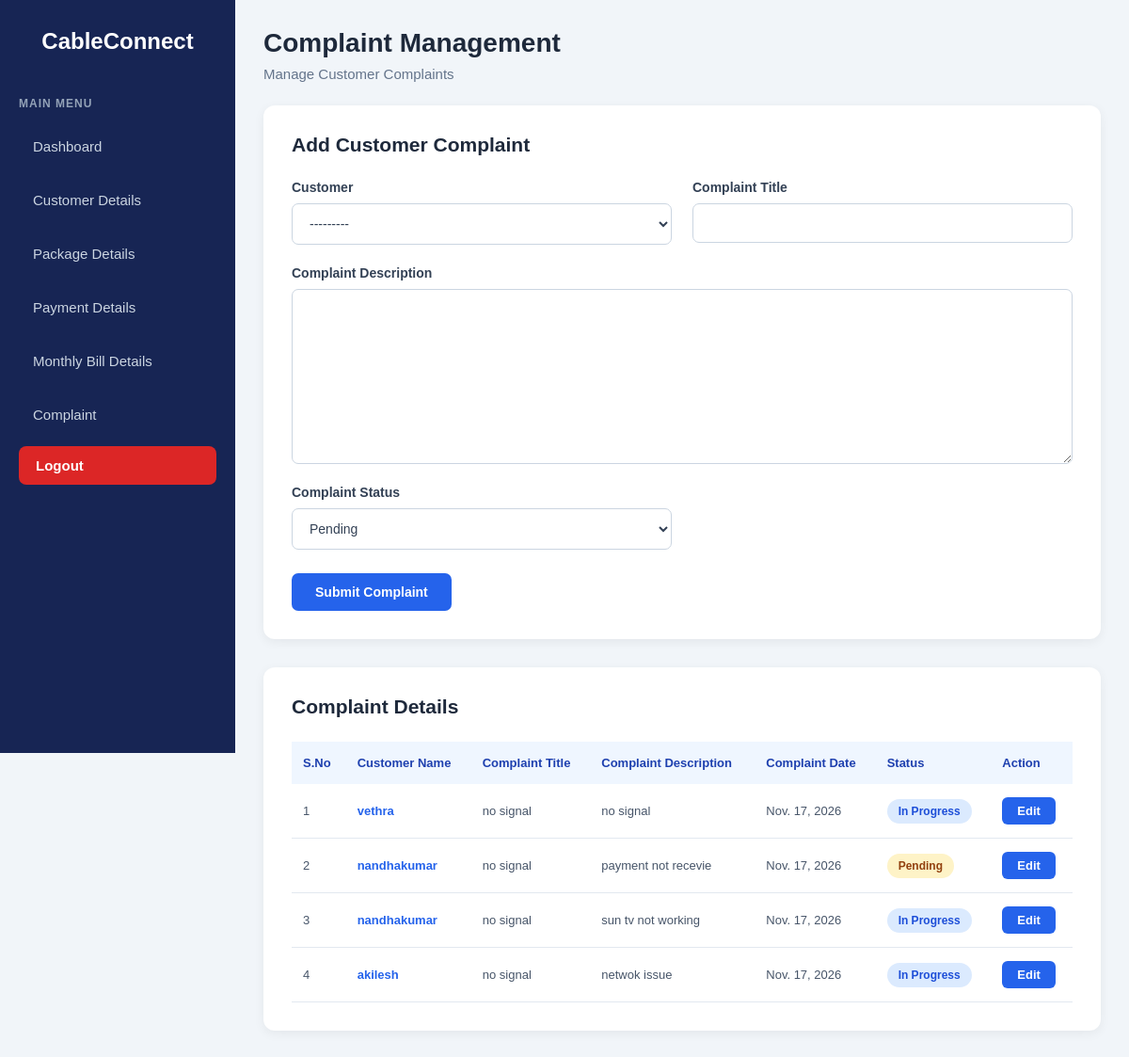
Before: /complaint/ with the older database file.
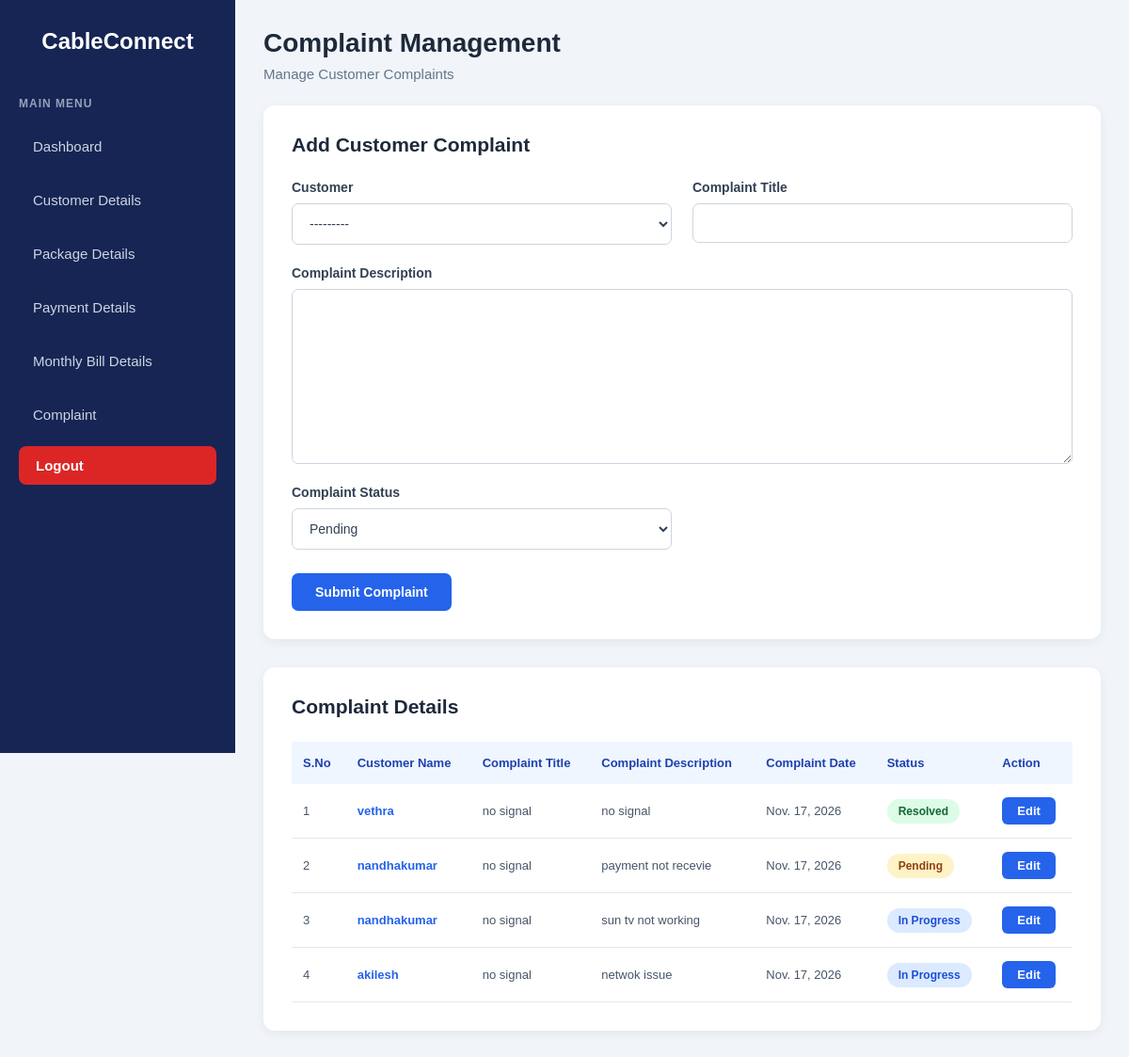
After: the same page with the newer database file.
### cash/models.py (models this page shows)
class Complaint(models.Model):
    complaint_status = [
        ('Pending', 'Pending'),
        ('In Progress', 'In Progress'),
        ('Resolved', 'Resolved'),
    ]
    customer = models.ForeignKey(
        Customer,
        on_delete=models.CASCADE
    )
    complaint_title = models.CharField(max_length=200)
    complaint_description = models.TextField()
    complaint_date = models.DateField(auto_now_add=True)
    status = models.CharField(
        max_length=20,
        choices=complaint_status,
        default='Pending'
    )
    def __str__(self):
        return self.complaint_title

class Customer(models.Model):
    customer_name = models.CharField(max_length=100)
    phone = models.CharField(max_length=15)
    box_number = models.CharField(max_length=20, unique=True)
    address = models.TextField()
    connection_date = models.DateField()
    package = models.ForeignKey(
        ConnectionPackage,
        on_delete=models.PROTECT
    )
    is_active = models.BooleanField(default=True)
    def __str__(self):
        return self.customer_name

### cash/views.py (the view)
# urls.py: path('complaint/', complaint_view, name='complaint'),
def complaint_view(request):
    complaints = Complaint.objects.all().order_by('-id')
    print(complaints)
    if request.method == 'POST':
        form = ComplaintForm(request.POST)
        if form.is_valid():
            form.save()
            return redirect('complaint')
    else:
        form = ComplaintForm()
    return render(request, 'complaint.html', {'form': form,"complaints":complaints})

### cash/forms.py
class ComplaintForm(forms.ModelForm):
     class Meta:
       model=Complaint
       fields="__all__"

### cash/templates/complaint.html (shortened to what the changed rows need)
{% load static %}
<!DOCTYPE html>
<html lang="en">
<head>
    <link rel="stylesheet" href="{% static 'sidebar.css' %}?v=1">
    <link rel="stylesheet" href="{% static 'complaint.css' %}?v=3">
</head>
<body>
    {% include 'sidebar.html' %}
    <div class="page-content">
        <div class="page-header">
            <div>
                <h1>Complaint Management</h1>
            </div>
        </div>
        <div class="form-card">
            <h2>Add Customer Complaint</h2>
        </div>
        <div class="table-card">
            <h2>Complaint Details</h2>
            <div class="table-responsive">
                <table>
                    <thead>
                        <tr>
                            <th>S.No</th>
                            <th>Customer Name</th>
                            <th>Complaint Title</th>
                            <th>Complaint Description</th>
                            <th>Complaint Date</th>
                            <th>Status</th>
                            <th>Action</th>
                        </tr>
                    </thead>
                    <tbody>
                        {% for complaint in complaints %}
                        <tr>
                            <td>{{ forloop.counter }}</td>
                            <td>
                                <a href="{% url 'customer_display' %}" class="customer-link">
                                    {{ complaint.customer.customer_name }}
                                </a>
                            </td>
                            <td>{{ complaint.complaint_title }}</td>
                            <td>{{ complaint.complaint_description }}</td>
                            <td>{{ complaint.complaint_date }}</td>
                            <td>
                                <span class="status-badge
                                    {% if complaint.status == 'Resolved' %}
                                        resolved
                                    {% elif complaint.status == 'In Progress' %}
                                        in-progress
                                    {% else %}
                                        pending
                                    {% endif %}">
                                    {{ complaint.status }}
                                </span>
                            </td>
                            <td>
    <a href="{% url 'complaint_edit' complaint.id %}" class="edit-btn">
        Edit
    </a>
</td>
                        </tr>
                        {% empty %}
                        <tr>
                            <td colspan="6" class="empty-message">
                                No Complaints Found
                            </td>
                        </tr>
                        {% endfor %}
                    </tbody>
                </table>
            </div>
        </div>
    </div>
</body>
</html>

Changed rows visible on the page:
changed Complaint "vethra": status "In Progress" → "Resolved"
